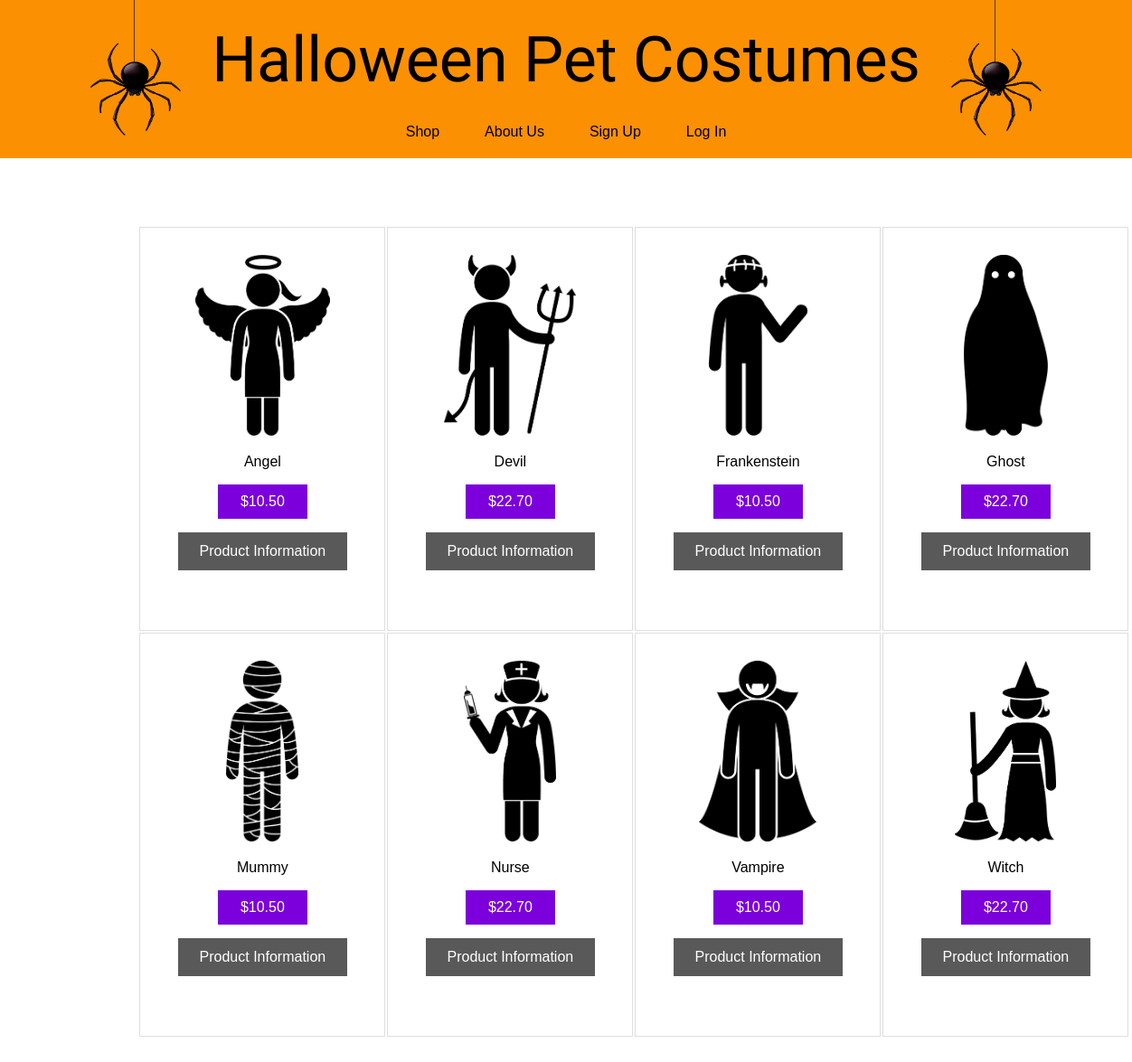
The page /shop.php on the database its author committed.
### tables this page shows
CREATE TABLE Products(
    id int NOT NULL AUTO_INCREMENT PRIMARY KEY,
    name varchar(30) NOT NULL,
    imgPath varchar(30) NOT NULL,
    descr varchar(200) NOT NULL,
    price float NOT NULL
) AUTO_INCREMENT = 1;

### displayPrices.func.php (called while the page is built)
<?php
function displayPrice($priceIn){
    return "$" . number_format($priceIn, 2);
}
?>

### displayItem.dec.php (the view, shortened to what this page needs)
<?php
function displayItem($sqlProductsRow, $conn)
{
    require_once "displayPrices.func.php";
    echo "<div class=\"searchResultItem\">";
    echo "<img class=\"itemImage\" src=\"images/products/" . $sqlProductsRow["imgPath"] . "\">";
    echo "<p class=\"itemName\">" . $sqlProductsRow["name"] . "</p>";
    echo "<p class=\"itemPrice\">" . displayPrice($sqlProductsRow["price"]) . "</p>";
    echo "<div class='dropdown'>";
    echo "<button class='dropbtn'>Product Information</button>";
    echo "</div>";
    echo "</div>";
}
?>

### shop.php (shortened to what this page needs)
<head>
    <link rel="stylesheet" href="styles/styles.css">
</head>
<body>
    <?php
        require_once "displayHeader.func.php";
        require_once "dbconn.inc.php";
        require_once "displayItem.dec.php";
        $sqlquery = "SELECT * FROM `Products`" ;
        if($result=mysqli_query($conn, $sqlquery))
        {
            echo "<div class='gridWrapper'>";
            while($row = mysqli_fetch_assoc($result))
            {
                displayItem($row, $conn);
            }
            echo "</div>";
        }
        else
        {
            echo "sql error";
        }
    ?>
</body>

### displayHeader.func.php (shortened to what this page needs)
<div class="pageHeader">
    <h1><a href="home.php">Halloween Pet Costumes</a></h1>
    <div class="topnav">
        <ul id="links">
            <li><a href="shop.php">Shop</a></li
            ><li><a href="aboutUs.php">About Us</a></li
            <?php
            require_once "getTotalNumberInCart.dec.php";
            if (isset($_SESSION["loggedInUser"])) {
                echo "><li><a href=\"logout.func.php\">Log Out of Account \"" . $_SESSION["loggedInUser"] . "\"</a></li>";
                if(getTotalNumberInCart($conn))
                {
                    echo "<li><a href=\"checkout.php\">Cart (" . getTotalNumberInCart($conn) . ")</a></li>";
                }
                else
                {
                    echo "<li><a href=\"checkout.php\">Cart</a></li>";
                }
            } else {
                echo "><li><a href=\"createAccount.php\">Sign Up</a></li>";
                echo "<li><a href=\"login.php\">Log In</a></li>";
            }
            ?>
        </ul>
    </div>
    <div id="rightHeaderImage">
    <img id="spider2" src="images/header/SpiderString.png" alt="Black Spider" width="100" height="150">
    </div>
    <div id="leftHeaderImage">
        <img id="spider" src="images/header/SpiderString.png" alt="Black Spider" width="100" height="150">
    </div>
</div>

### styles/styles.css (style rules this page uses)
body { margin: 0px; font-family: Verdana, Geneva, sans-serif; }
.pageHeader { width: auto; height: 175px; background-color: #fc9003; top: 0px; left: 0px; padding: 0px; margin: 0px; }
.pageHeader h1 { color: black; text-align: center; padding-top: 25px; margin-bottom: 30px; font-family: "Creepster"; font-size: 70px; font-weight: 100; }
.pageHeader a, a:visited { text-decoration: none; color: black; }
.topnav ul { list-style-type: none; text-align: center; padding-left: 0; }
.topnav ul li { display: inline-block; }
.topnav ul li a { color: black; text-decoration: none; padding: 10px 25px; border: none; margin: 0; background-color: #fc9003; }
#spider2 { position: absolute; right: 100px; top: 0px; }
#spider { position: absolute; left: 100px; top: 0px; }
.searchResultItem img { height: 200px; display: block; margin: 20px auto; }
.searchResultItem { border: 1px solid #dedede; padding: 10px; margin: 1px; height: 425px; width: 250px; }
.itemPrice { padding: 10px 25px; color: white; border: none; margin: 0; background-color: #7c00db; }
.searchResultItem p, .searchResultItem form, .searchResultItem form input { margin-left: auto; margin-right: auto; width: fit-content; }
.dropdown { text-align: center; margin: 15px auto; }
.dropbtn { background-color: #595959; color: white; padding: 12px 24px; font-size: 16px; border: none; cursor: pointer; }
.gridWrapper { display: grid; grid-template-columns: auto auto auto auto; margin-left: auto; margin-right: auto; margin-top: 75px; margin-bottom: 75px; width: 75.5%; }

### rows shown on the page
products: imgPath (picture), name "Angel", price "$10.50"
products: imgPath (picture), name "Devil", price "$22.70"
products: imgPath (picture), name "Frankenstein", price "$10.50"
products: imgPath (picture), name "Ghost", price "$22.70"
products: imgPath (picture), name "Mummy", price "$10.50"
products: imgPath (picture), name "Nurse", price "$22.70"
products: imgPath (picture), name "Vampire", price "$10.50"
products: imgPath (picture), name "Witch", price "$22.70"
